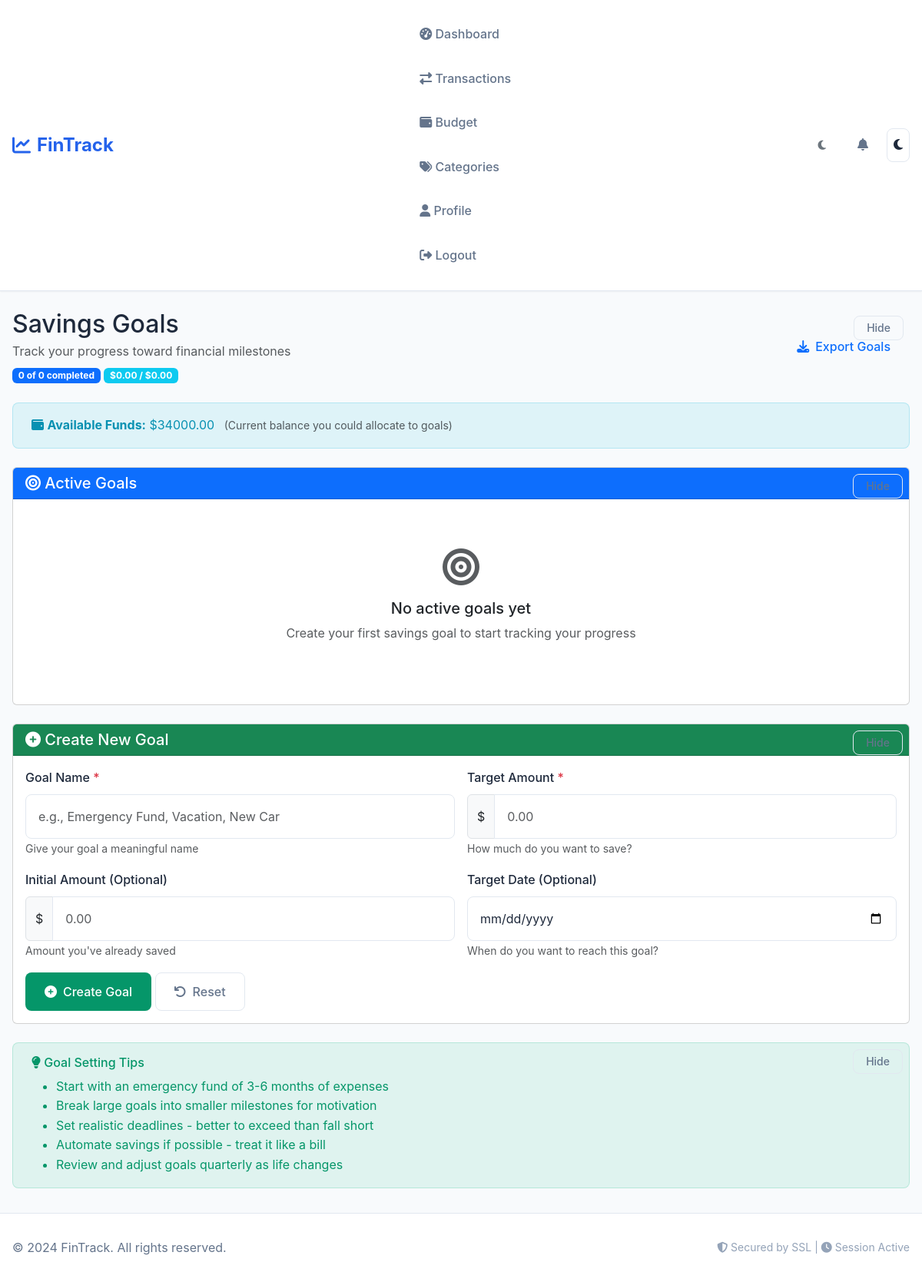
Before: /goals (signed in) with the older database file.
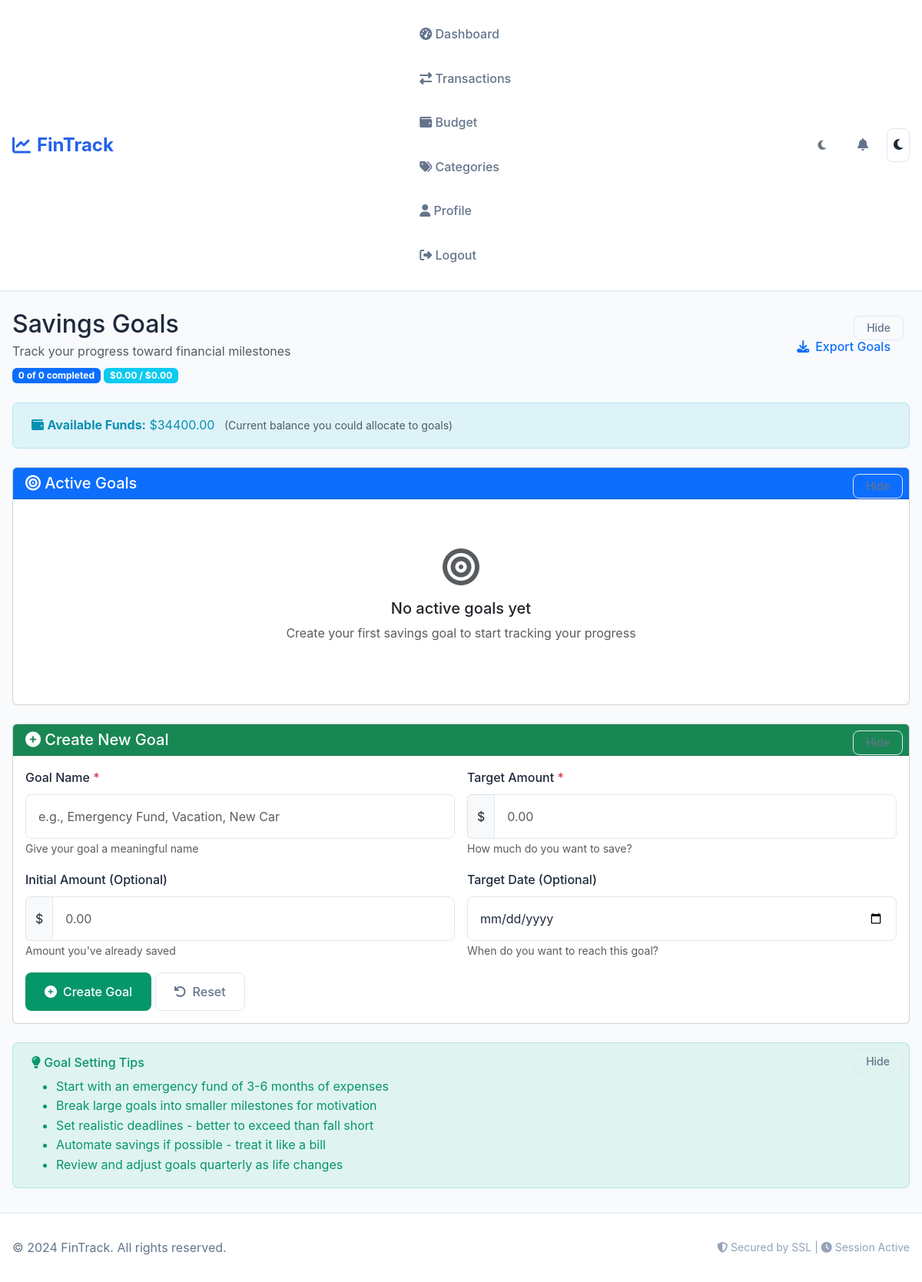
After: the same page with the newer database file.
### tables this page shows
CREATE TABLE users (
                id INTEGER PRIMARY KEY AUTOINCREMENT,
                username TEXT NOT NULL UNIQUE,
                email TEXT NOT NULL UNIQUE,
                password_hash TEXT NOT NULL,
                email_verified BOOLEAN DEFAULT FALSE,
                email_verification_token TEXT,
                email_verification_expires TIMESTAMP,
                password_reset_token TEXT,
                password_reset_expires TIMESTAMP,
                google_id TEXT,
                oauth_provider TEXT,
                cash NUMERIC NOT NULL DEFAULT 10000.00,
                theme TEXT DEFAULT 'light',
                preferred_currency TEXT DEFAULT 'USD',
                failed_login_attempts INTEGER DEFAULT 0,
                locked_until TIMESTAMP NULL,
                last_login TIMESTAMP NULL,
                created_at TIMESTAMP DEFAULT CURRENT_TIMESTAMP,
                updated_at TIMESTAMP DEFAULT CURRENT_TIMESTAMP
            );

### app.py (the view, shortened to what this page needs)
@app.route("/goals", methods=["GET"])
@login_required
def goals():
    if not validate_session():
        return redirect(url_for('login'))
    user_id = session.get('user_id')
    try:
        goals_list = db.execute("""
            SELECT id, name, target_amount, current_amount, deadline,
                   created_at
            FROM goals
            WHERE user_id = ?
            ORDER BY deadline ASC, created_at DESC
        """, user_id)
        current_date = datetime.now().date()
        active_goals = [g for g in goals_list if g['status'] not in ['completed']]
        completed_goals = [g for g in goals_list if g['status'] == 'completed']
        total_goals = len(goals_list)
        completed_count = len(completed_goals)
        total_saved = sum(Decimal(str(g['current_amount'])) for g in goals_list)
        total_target = sum(Decimal(str(g['target_amount'])) for g in goals_list)
        user = db.execute("SELECT cash FROM users WHERE id = ?", user_id)[0]
        available_funds = user['cash']
        return render_template("goals.html",
                             active_goals=active_goals,
                             completed_goals=completed_goals,
                             total_goals=total_goals,
                             completed_count=completed_count,
                             total_saved=float(total_saved),
                             total_target=float(total_target),
                             available_funds=available_funds,
                             current_date=current_date.isoformat())
    except Exception as e:
        logger.error(f"Error loading goals for user {user_id}: {str(e)}")
        flash('Failed to load goals. Please try again.', 'error')
        return render_template("goals.html", active_goals=[], completed_goals=[])

### app.py (called while the page is built)
def validate_session():
    if 'user_id' not in session:
        return False
    if 'login_time' in session:
        try:
            login_time = datetime.fromisoformat(session['login_time'])
            if datetime.now() - login_time > app.config['PERMANENT_SESSION_LIFETIME']:
                session.clear()
                return False
        except (ValueError, TypeError):
            session.clear()
            return False
    return True

@app.context_processor
def inject_csrf_token():
    return dict(csrf_token=generate_csrf)

@app.after_request
def security_headers(response):
    response.headers['X-Frame-Options'] = 'DENY'
    response.headers['X-Content-Type-Options'] = 'nosniff'
    response.headers['X-XSS-Protection'] = '1; mode=block'
    return response

### templates/goals.html (shortened to what the changed rows need)
{% extends "layout.html" %}
{% block content %}
<div class="container mt-4">
    <div class="d-flex justify-content-between align-items-center mb-4" data-hideable="true" data-id="goals-header">
        <div>
            <h2 class="mb-1">Savings Goals</h2>
        </div>
        <div>
        </div>
    </div>
    <div class="alert alert-info mb-4">
        <i class="fas fa-wallet"></i>
        <strong>Available Funds:</strong> ${{ "%.2f"|format(available_funds) }}
        <small class="text-muted ms-2">
        </small>
    </div>
    <div class="card mb-4" data-hideable="true" data-id="active-goals">
        <div class="card-header bg-primary text-white">
        </div>
        <div class="card-body">
        </div>
    </div>
    <div class="card mb-4" data-hideable="true" data-id="add-goal">
        <div class="card-header bg-success text-white">
        </div>
        <div class="card-body">
        </div>
    </div>
    <div class="alert alert-success mt-4" data-hideable="true" data-id="goal-tips">
        <h6><i class="fas fa-lightbulb"></i> Goal Setting Tips</h6>
        <ul class="mb-0">
        </ul>
    </div>
</div>
{% endblock %}

Changed rows visible on the page:
changed users: cash "34000.00" → "34400.00"
